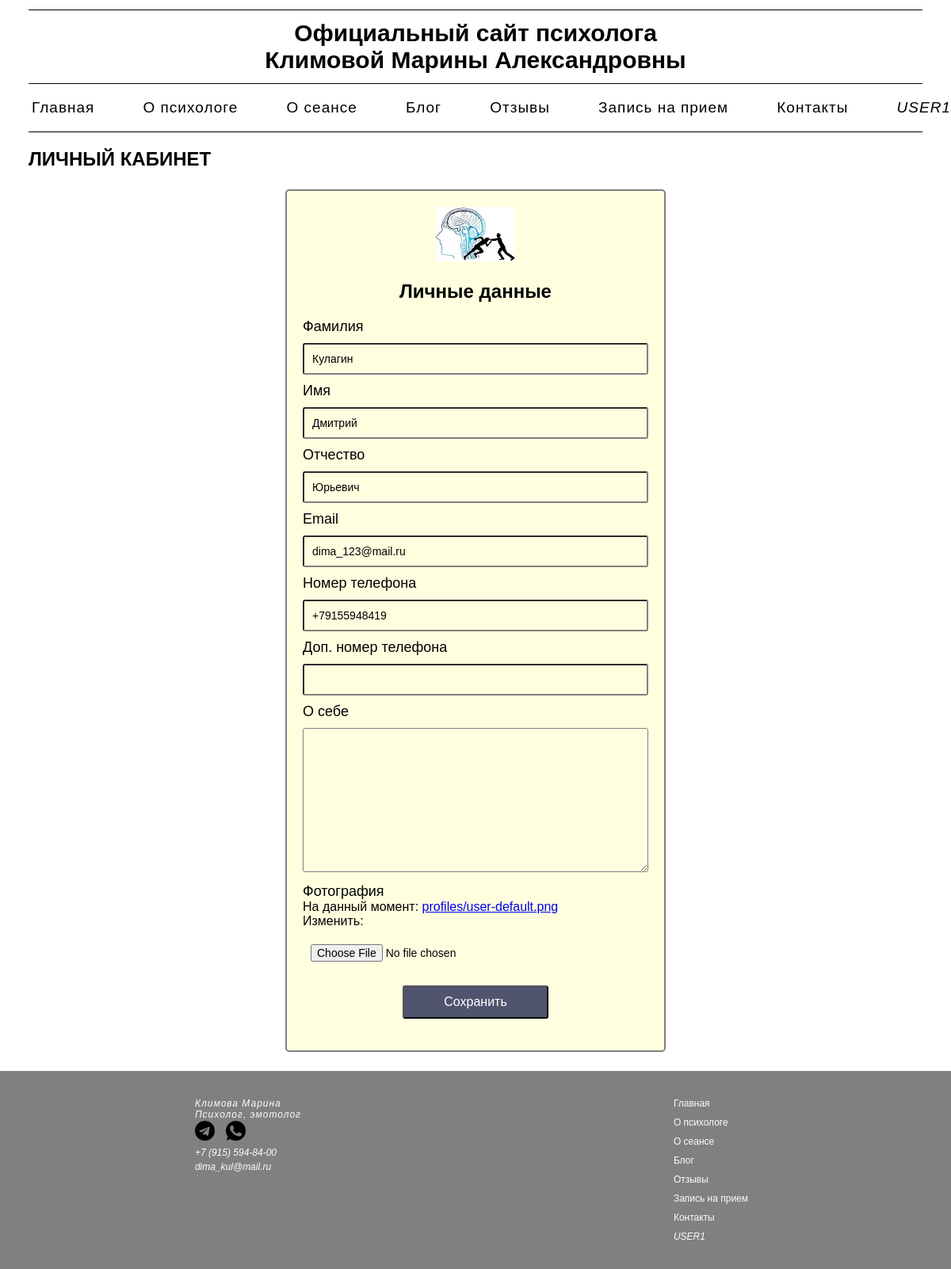
The app's page /personal_account/edit_account/ (signed in), older data.
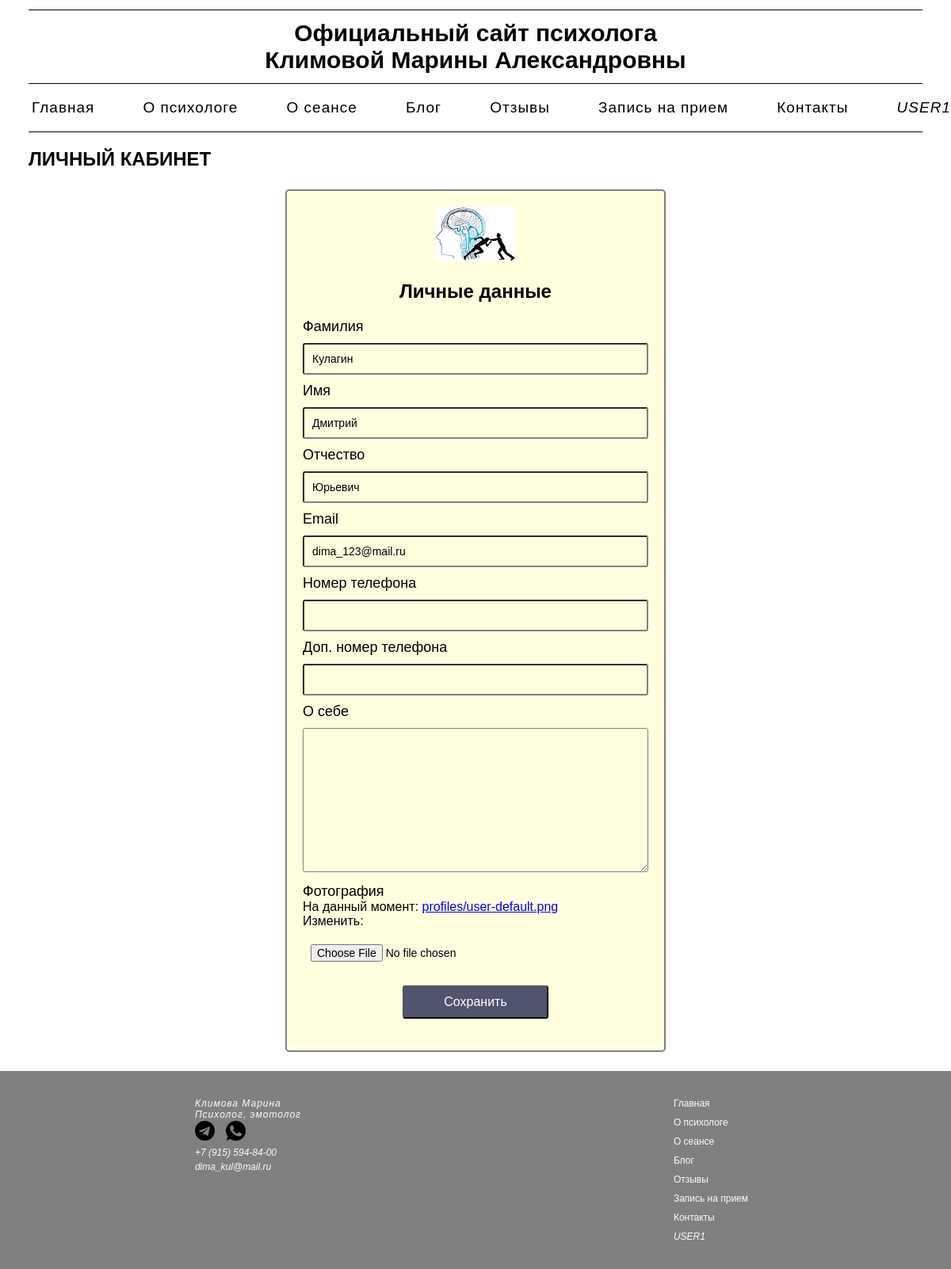
The same page, newer data.
### personal_account/models.py (models this page shows, shortened)
class Profile(models.Model):
    user = models.OneToOneField(User, on_delete=models.CASCADE, null=True, blank=True, verbose_name='Имя пользователя')
    username = models.CharField(max_length=200, null=True, blank=True, verbose_name='Имя пользователя')
    name = models.CharField(max_length=200, null=True, blank=True, verbose_name='Имя')
    surname = models.CharField(max_length=200, null=True, blank=True, verbose_name='Фамилия')
    patronymic = models.CharField(max_length=200, null=True, blank=True, verbose_name='Отчество')
    email = models.EmailField(max_length=500, null=False, blank=False)
    phoneNumber = PhoneNumberField(null=True, blank=True, verbose_name='Номер телефона')
    secondPhoneNumber = PhoneNumberField(null=True, blank=True, verbose_name='Доп. номер телефона')
    bio = models.TextField(null=True, blank=True, verbose_name='О себе')
    profile_image = models.ImageField(upload_to='profiles/', default='profiles/user-default.png', verbose_name='Фото')
    created = models.DateTimeField(auto_now_add=True, verbose_name='Дата регистрации')
    class Meta:
        verbose_name = "Профиль"
        verbose_name_plural = "Профили"

### personal_account/views.py (the view)
# urls.py: path('edit_account/', views.edit_account, name="edit_account"),
@login_required(login_url="personal_account:login")
def edit_account(request):
    profile = request.user.profile
    form = ProfileForm(instance=profile)
    if request.method == "POST":
        form = ProfileForm(request.POST, request.FILES, instance=profile)
        if form.is_valid():
            form.save()
            return redirect('personal_account:profile_user')
    context = {'form': form}
    return render(request, "personal_account/profile_form.html", context)

### personal_account/forms.py
class ProfileForm(ModelForm):
    class Meta:
        model = Profile
        fields = ['surname', 'name', 'patronymic', 'email', 'phoneNumber', 'secondPhoneNumber', 'bio', 'profile_image']
        labels = {'surname': 'Фамилия', 'name': 'Имя', 'patronymic': 'Отчество', 'phoneNumber': 'Номер телефона',
                  'secondPhoneNumber': 'Доп. номер телефона', 'bio': 'О себе', 'profile_image': 'Фотография'}
    def __init__(self, *args, **kwargs):
        super().__init__(*args, **kwargs)
        for name, field in self.fields.items():
            field.widget.attrs.update({'class': 'login_input'})

### personal_account/templates/personal_account/profile_form.html (shortened to what this page needs)
{% extends 'main/menu.html' %}
{% block content %}
{% load static %}
<h2 class="profile_h2">
    <a href="{% url 'personal_account:profile_user' %}" class="profile_h2_a">
        Личный кабинет
    </a>
</h2>
<div class="login_container">
    <div class="login_card">
        <div class="login_header">
            <a href="{% url 'personal_account:profile_user' %}"><img src="{% static 'main/login_logo.jpg' %}" alt="Изображение"></a>
            <h2>
            Личные данные
            </h2>
        </div>
        <form action="{% url 'personal_account:edit_account' %}" method="post" enctype="multipart/form-data">
            {% for field in form %}
            <div class="login_text_over_input">
                {{ field.label }}
            </div>
                {{ field }}
            {% endfor %}
            <div style="text-align:center">
                <input class="login_but" type="submit" value="Сохранить">
            </div>
        </form>
    </div>
</div>
{% endblock %}

Row changes from the older to the newer data that the page shows:
changed Profile "Кулагин": phoneNumber "+79155948419" → (not shown)
